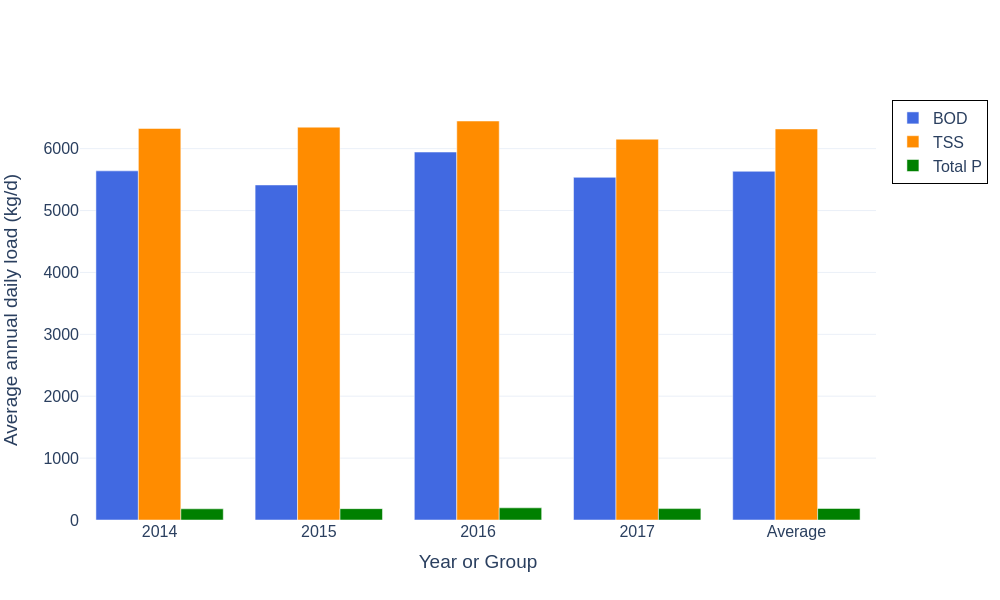

This figure's Python source:
# filename: annual_avg_loads_BOD_TSS_TP.py
import pandas as pd
import plotly.graph_objects as go

# Load data
file_name = "WWTP_medium.xlsx"
sheet_name = "WWTP Influent Data"
df = pd.read_excel(file_name, sheet_name=sheet_name, parse_dates=["Date"])

# Restrict to full calendar years 2014-2017
df = df[(df["Date"].dt.year >= 2014) & (df["Date"].dt.year <= 2017)]

# Extract year for grouping
df["Year"] = df["Date"].dt.year

# Parameters
flow_col = "Influent flow rate (m^3/d)"
params = {
    "BOD": "Influent BOD (mg/L)",
    "TSS": "Influent TSS (mg/L)",
    "TP": "Influent total phosphorous (mg/L)"
}

# Calculate daily loads kg/d for each parameter with valid flow and concentration for that day
for key, col in params.items():
    # Only compute load when both flow and concentration are not null
    load_col = f"{key}_daily_load_kg_d"
    valid_mask = df[flow_col].notna() & df[col].notna()
    df[load_col] = pd.NA
    df.loc[valid_mask, load_col] = df.loc[valid_mask, flow_col] * df.loc[valid_mask, col] / 1000.0

# Compute annual mean daily load per parameter based on valid daily loads
annual_mean_loads = {}
for key in params.keys():
    load_col = f"{key}_daily_load_kg_d"
    annual_means = df.groupby("Year")[load_col].mean()
    annual_mean_loads[key] = annual_means

# Convert to DataFrame
annual_mean_loads_df = pd.DataFrame(annual_mean_loads)

# Calculate historical average (mean of annual means for 2014-2017) for each parameter
hist_avg = annual_mean_loads_df.mean().to_frame().T
hist_avg.index = ["Average"]

# Append historical average as last row
result_df = pd.concat([annual_mean_loads_df, hist_avg])

# Reset index to have Year_or_Group column
result_df = result_df.reset_index().rename(columns={
    "index": "Year_or_Group",
    "BOD": "BOD_avg_daily_load_kg_d",
    "TSS": "TSS_avg_daily_load_kg_d",
    "TP": "TP_avg_daily_load_kg_d"
})

# Prepare x axis categories as strings (years and Average)
x_categories = result_df["Year_or_Group"].astype(str).tolist()

# Create bar chart traces
trace_bod = go.Bar(
    name="BOD",
    x=x_categories,
    y=result_df["BOD_avg_daily_load_kg_d"],
    marker_color="royalblue",
    offsetgroup=0
)
trace_tss = go.Bar(
    name="TSS",
    x=x_categories,
    y=result_df["TSS_avg_daily_load_kg_d"],
    marker_color="darkorange",
    offsetgroup=1
)
trace_tp = go.Bar(
    name="Total P",
    x=x_categories,
    y=result_df["TP_avg_daily_load_kg_d"],
    marker_color="green",
    offsetgroup=2
)

# Create figure
fig = go.Figure(data=[trace_bod, trace_tss, trace_tp])
fig.update_layout(
    barmode='group',
    yaxis_title="Average annual daily load (kg/d)",
    xaxis_title="Year or Group",
    yaxis=dict(showgrid=True, zeroline=False),
    font=dict(size=16),
    template='plotly_white',
    legend=dict(
        bordercolor='black',
        borderwidth=1
    )
)

# Save outputs
base_filename = "annual_avg_loads_BOD_TSS_TP"
csv_filename = base_filename + ".csv"
html_filename = base_filename + ".html"
png_filename = base_filename + ".png"

# Save CSV of underlying data
result_df.to_csv(csv_filename, index=False)

# Save plotly HTML with requirements
fig.write_html(html_filename, include_plotlyjs='cdn', full_html=True)

# Save PNG using kaleido
fig.write_image(png_filename, width=1000, height=600)

# Print filenames to terminal
print(base_filename + ".py")
print(csv_filename)
print(html_filename)
print(png_filename)
